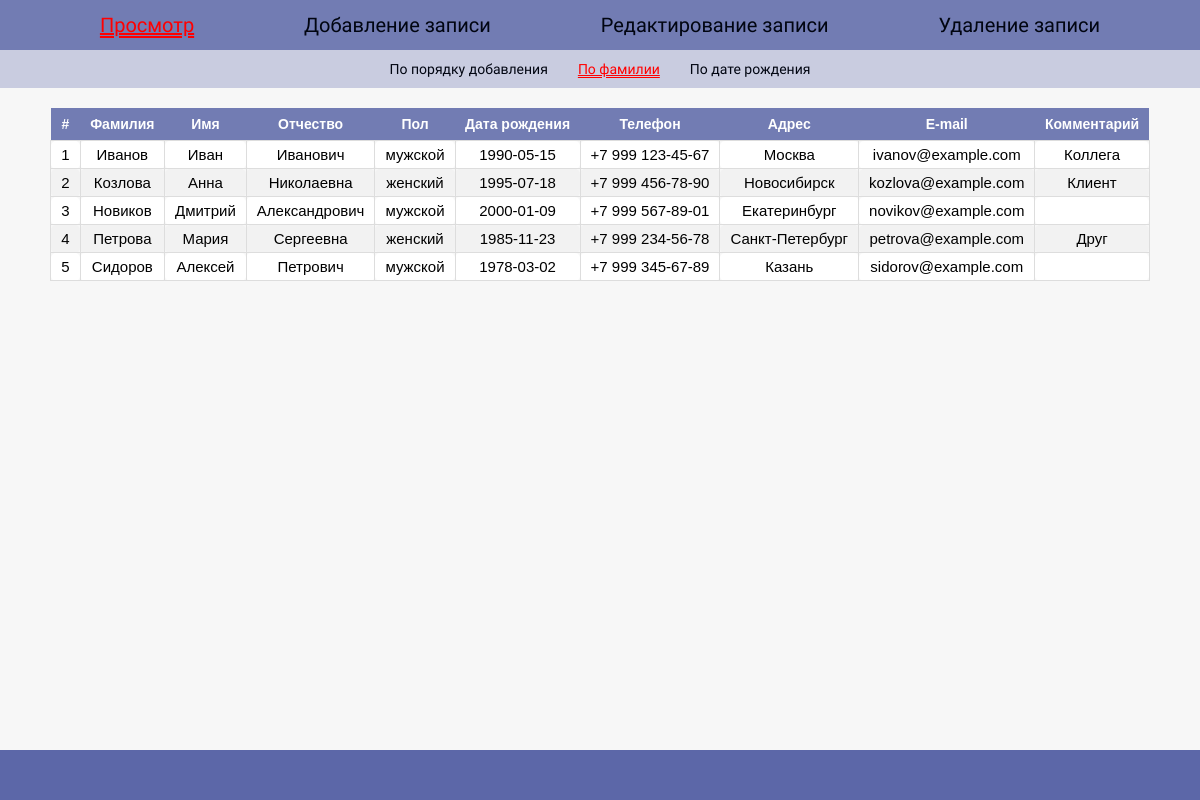
The page /index.php?action=view&sort=surname on the database its author committed.
### tables this page shows
CREATE TABLE IF NOT EXISTS contacts (
    id       INT UNSIGNED AUTO_INCREMENT PRIMARY KEY,
    surname  VARCHAR(100) NOT NULL,
    name     VARCHAR(100) NOT NULL,
    lastname VARCHAR(100) DEFAULT '',
    gender   ENUM('мужской','женский') DEFAULT 'мужской',
    date     DATE DEFAULT NULL,
    phone    VARCHAR(50)  DEFAULT '',
    location VARCHAR(255) DEFAULT '',
    email    VARCHAR(150) DEFAULT '',
    comment  TEXT         DEFAULT '',
    created_at TIMESTAMP DEFAULT CURRENT_TIMESTAMP
);

### viewer.php (the view, shortened to what this page needs)
<?php
function getViewerContent(string $sort = 'id', int $page = 1): string {
    $pdo = getDB();
    $perPage = 10;
    $sortMap = [
        'id'      => 'id ASC',
        'surname' => 'surname ASC',
        'date'    => 'date ASC',
    ];
    $orderBy = $sortMap[$sort] ?? 'id ASC';
    $total = (int)$pdo->query('SELECT COUNT(*) FROM contacts')->fetchColumn();
    $totalPages = max(1, (int)ceil($total / $perPage));
    $page = max(1, min($page, $totalPages));
    $offset = ($page - 1) * $perPage;
    $stmt = $pdo->prepare("SELECT * FROM contacts ORDER BY $orderBy LIMIT :limit OFFSET :offset");
    $stmt->bindValue(':limit', $perPage, PDO::PARAM_INT);
    $stmt->bindValue(':offset', $offset, PDO::PARAM_INT);
    $stmt->execute();
    $rows = $stmt->fetchAll();
    $html = '<div style="overflow-x:auto;margin:20px auto;max-width:98%;">';
    $html .= '<table>';
    $html .= '<thead><tr>
        <th>#</th>
        <th>Фамилия</th>
        <th>Имя</th>
        <th>Отчество</th>
        <th>Пол</th>
        <th>Дата рождения</th>
        <th>Телефон</th>
        <th>Адрес</th>
        <th>E-mail</th>
        <th>Комментарий</th>
    </tr></thead><tbody>';
    foreach ($rows as $i => $row) {
        $html .= '<tr>';
        $html .= '<td>' . ($offset + $i + 1) . '</td>';
        $html .= '<td>' . htmlspecialchars($row['surname']) . '</td>';
        $html .= '<td>' . htmlspecialchars($row['name']) . '</td>';
        $html .= '<td>' . htmlspecialchars($row['lastname']) . '</td>';
        $html .= '<td>' . htmlspecialchars($row['gender']) . '</td>';
        $html .= '<td>' . htmlspecialchars($row['date']) . '</td>';
        $html .= '<td>' . htmlspecialchars($row['phone']) . '</td>';
        $html .= '<td>' . htmlspecialchars($row['location']) . '</td>';
        $html .= '<td>' . htmlspecialchars($row['email']) . '</td>';
        $html .= '<td>' . htmlspecialchars($row['comment']) . '</td>';
        $html .= '</tr>';
    }
    $html .= '</tbody></table></div>';
    return $html;
}

### style.css (style rules this page uses)
:root { --color_a: rgb(1, 5, 17); --back_a: rgba(92, 103, 168, 0.541); }
html { font-family: sans-serif; font-size: 17px; }
body { padding: 0; margin: 0; font-family: sans-serif; background-color: rgb(247, 247, 247); font-size: 20px; padding-bottom: 60px; }
*, *::after, *::before { box-sizing: border-box; }
table { margin: 0 auto; font-size: 15px; border-collapse: collapse; }
thead tr { background-color: rgba(92, 103, 168, 0.856); color: white; }
th { padding: 8px 10px; font-size: 14px; }
td { background-color: white; padding: 5px 10px; border-radius: 5px; border: 1px solid #ddd; }
tr:nth-child(even) td { background-color: #f2f2f2; }

### rows shown on the page
contacts: i "1", surname "Иванов", name "Иван", lastname "Иванович", gender "мужской", date "1990-05-15", phone "+7 999 123-45-67", location "Москва", email "ivanov@example.com", comment "Коллега"
contacts: i "2", surname "Козлова", name "Анна", lastname "Николаевна", gender "женский", date "1995-07-18", phone "+7 999 456-78-90", location "Новосибирск", email "kozlova@example.com", comment "Клиент"
contacts: i "3", surname "Новиков", name "Дмитрий", lastname "Александрович", gender "мужской", date "2000-01-09", phone "+7 999 567-89-01", location "Екатеринбург", email "novikov@example.com"
contacts: i "4", surname "Петрова", name "Мария", lastname "Сергеевна", gender "женский", date "1985-11-23", phone "+7 999 234-56-78", location "Санкт-Петербург", email "petrova@example.com", comment "Друг"
contacts: i "5", surname "Сидоров", name "Алексей", lastname "Петрович", gender "мужской", date "1978-03-02", phone "+7 999 345-67-89", location "Казань", email "sidorov@example.com"

### other values the page prints
$label "Просмотр"
$label "Добавление записи"
$label "Редактирование записи"
$label "Удаление записи"
$label "По порядку добавления"
$label "По фамилии"
$label "По дате рождения"
